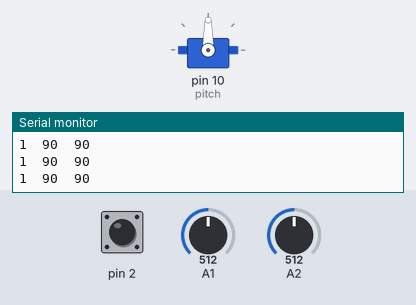
Recording of a sketch running on a simulated Arduino Uno, built with avr-gcc and run on an emulated ATmega328P. Shown: servo, the last lines printed to the serial monitor. Inputs (shaded band) come from the test bench; at power-on: A1 = 512, pin 2 HIGH, A2 = 512.

Above: at 1.2 s.
1.3 s: A1 set to 61
At 2.4 s:
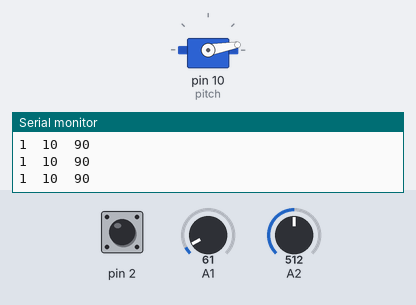
2.8 s: A1 set to 53
At 3.8 s:
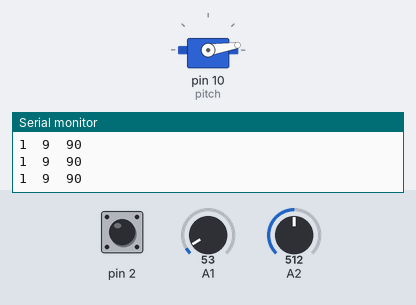
4.3 s: A1 set to 716
At 4.9 s:
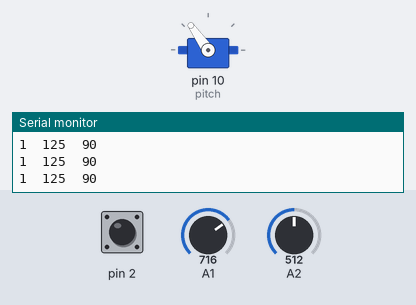
5.8 s: A1 set to 900
At 7.0 s:
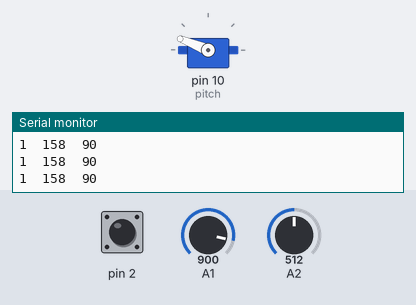
7.3 s: A1 set to 578
At 8.2 s:
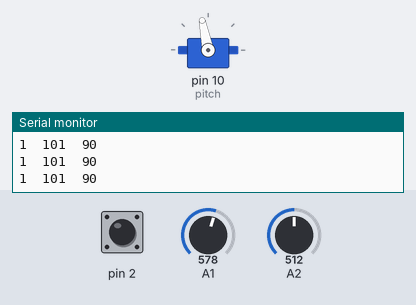
8.8 s: A1 set to 558
At 9.6 s:
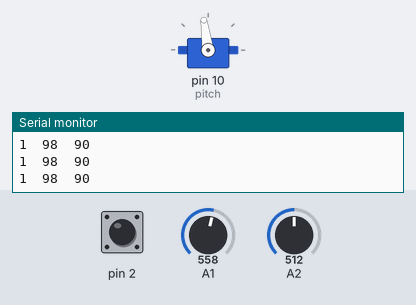
Timing chart, 0 to 11.3 s (numbered marks = the images above; inputs shaded):
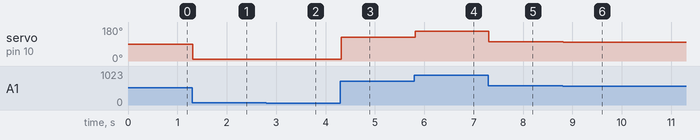

The sketch:

omri_proj.ino
```cpp
int PMValue0;
int PMValue1;
int ButtonOld = 1;
int ButtonNew = 1;
int ServoState = 0;
#include <Servo.h>

Servo pitch;

void setup() {
  // put your setup code here, to run once:
Serial.begin(9600);
pinMode(2, INPUT_PULLUP);
pinMode(10, OUTPUT);
pitch.attach(10);
}

void loop() {
  // put your main code here, to run repeatedly:
  PMValue0 = map(analogRead(A1), 0, 1023, 0, 180);
  PMValue1 = map(analogRead(A2), 0, 1023, 0, 180);
  ButtonNew = digitalRead(2);

  Serial.print(ButtonNew);
  Serial.print("\t");
  Serial.print(PMValue0);
  Serial.print("\t");
  Serial.println(PMValue1);


  if(ButtonOld == 0 and ButtonNew == 1) {
    Serial.println("Button Was Pushed");
    Serial.println(ServoState);
    ServoState = 1 - ServoState;
  }

  if(ServoState == 0){
    pitch.write(PMValue0);
  }
  else{
    pitch.write(PMValue1);
  }
  ButtonOld = ButtonNew;
  delay(1);
}
```

Measured:
- after the input at 1.3 s, servo on pin 10 (pitch): 90° → 10° at once
- after the input at 2.8 s, servo on pin 10 (pitch): 10° → 9° at once
- after the input at 4.3 s, servo on pin 10 (pitch): 9° → 125° at once
- after the input at 5.8 s, servo on pin 10 (pitch): 125° → 158° at once
- after the input at 7.3 s, servo on pin 10 (pitch): 158° → 101° at once
- after the input at 8.8 s, servo on pin 10 (pitch): 101° → 98° at once
